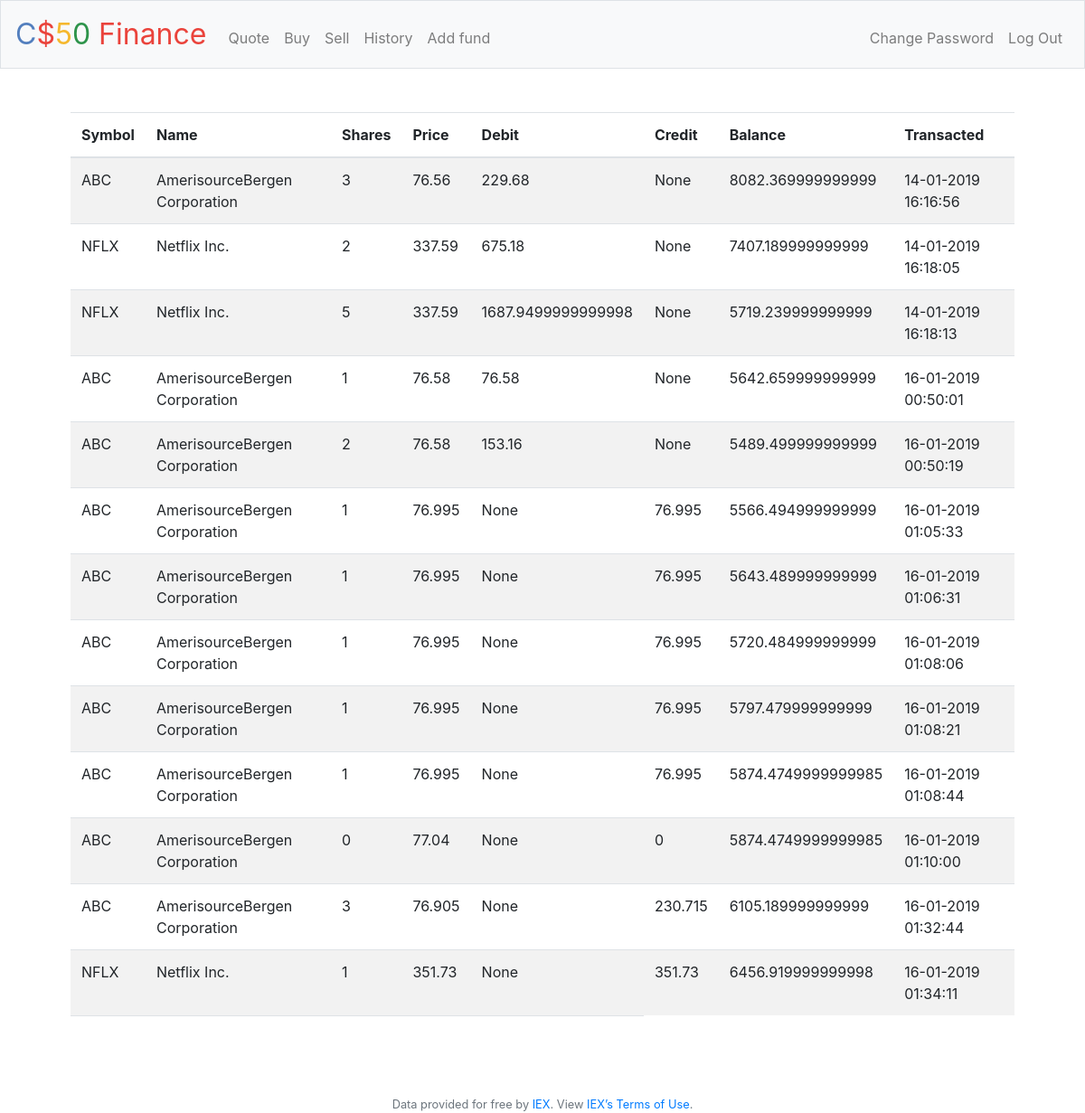
Screenshot of /history (signed in) with the database file from the repository.
### tables this page shows
CREATE TABLE "history" (
	`id`	INTEGER NOT NULL,
	`name`	TEXT NOT NULL,
	`symbol`	TEXT NOT NULL,
	`shares`	TEXT NOT NULL,
	`price`	NUMERIC NOT NULL,
	`credit`	NUMERIC,
	`debit`	NUMERIC,
	`balance`	NUMERIC NOT NULL,
	`datetime`	TEXT NOT NULL
);

### app.py (the view)
@app.route("/history")
@login_required
def history():
    rows = db.execute("SELECT name, symbol, shares, price, debit, credit, balance, datetime FROM history WHERE id = :id",\
                    id=session["user_id"])
    return render_template("history.html", rows=rows)

### app.py (called while the page is built)
@app.after_request
def after_request(response):
    response.headers["Cache-Control"] = "no-cache, no-store, must-revalidate"
    response.headers["Expires"] = 0
    response.headers["Pragma"] = "no-cache"
    return response

### helpers.py (called while the page is built)
def login_required(f):
    @wraps(f)
    def decorated_function(*args, **kwargs):
        if session.get("user_id") is None:
            return redirect("/login")
        return f(*args, **kwargs)
    return decorated_function

### templates/history.html (shortened to what this page needs)
{% extends "layout.html" %}
{% block main %}
        <table class="table table-striped" id="align">
            <thead>
                <tr>
                    <th>Symbol</th>
                    <th>Name</th>
                    <th>Shares</th>
                    <th>Price</th>
                    <th>Debit</th>
                    <th>Credit</th>
                    <th>Balance</th>
                    <th>Transacted</th>
                </tr>
            </thead>
            <tbody>
            {% for row in rows %}
                <tr>
                    <td>{{ row["symbol"] }}</td>
                    <td>{{ row["name"] }}</td>
                    <td>{{ row["shares"] }}</td>
                    <td>{{ row["price"] }}</td>
                    <td>{{ row["debit"] }}</td>
                    <td>{{ row["credit"] }}</td>
                    <td>{{ row["balance"] }}</td>
                    <td>{{ row["datetime"] }}</td>
                </tr>
            {% endfor %}
            </tbody>
            <tfoot>
                <tr>
                    <td colspan="4"></td>
                    <td><b>{{ totalValue }}</b></td>
                </tr>
            </tfoot>
        </table>
{% endblock %}

### templates/layout.html (shortened to what this page needs)
<!DOCTYPE html>
<html lang="en">
    <head>
        <link href="https://maxcdn.bootstrapcdn.com/bootstrap/4.0.0-beta.2/css/bootstrap.min.css" rel="stylesheet"/>
        <link href="/static/styles.css" rel="stylesheet"/>
    </head>
    <body>
        <nav class="navbar navbar-expand-md navbar-light bg-light border">
            <a class="navbar-brand" href="/"><span class="blue">C</span><span class="red">$</span><span class="yellow">5</span><span class="green">0</span> <span class="red">Finance</span></a>
            <div class="collapse navbar-collapse" id="navbar">
                {% if session.user_id %}
                    <ul class="navbar-nav mr-auto mt-2">
                        <li class="nav-item"><a class="nav-link" href="/quote">Quote</a></li>
                        <li class="nav-item"><a class="nav-link" href="/buy">Buy</a></li>
                        <li class="nav-item"><a class="nav-link" href="/sell">Sell</a></li>
                        <li class="nav-item"><a class="nav-link" href="/history">History</a></li>
                        <li class="nav-item"><a class="nav-link" href="/addfund">Add fund</a></li>
                    </ul>
                    <ul class="navbar-nav ml-auto mt-2">
                        <li class="nav-item"><a class="nav-link" href="/changepassword">Change Password</a></li>
                        <li class="nav-item"><a class="nav-link" href="/logout">Log Out</a></li>
                    </ul>
                {% else %}
                    <ul class="navbar-nav ml-auto mt-2">
                        <li class="nav-item"><a class="nav-link" href="/register">Register</a></li>
                        <li class="nav-item"><a class="nav-link" href="/login">Log In</a></li>
                    </ul>
                {% endif %}
            </div>
        </nav>
        <main class="container p-5">
            {% block main %}{% endblock %}
        </main>
        <footer class="small text-center text-muted">
            Data provided for free by <a href="https://iextrading.com/developer">IEX</a>. View <a href="https://iextrading.com/api-exhibit-a/">IEX’s Terms of Use</a>.
        </footer>
    </body>
</html>

### static/styles.css (style rules this page uses)
nav .navbar-brand { font-size: xx-large; }
nav .navbar-brand .blue { color: #537fbe; }
nav .navbar-brand .red { color: #ea433b; }
nav .navbar-brand .yellow { color: #f5b82e; }
nav .navbar-brand .green { color: #2e944b; }
main { overflow-x: auto; text-align: center; }
#align { text-align: left }

### rows the page displays
history: symbol "ABC", name "AmerisourceBergen Corporation", shares "3", price "76.56", debit "229.68", credit "None", balance "8082.369999999999", datetime "14-01-2019 16:16:56"
history: symbol "NFLX", name "Netflix Inc.", shares "2", price "337.59", debit "675.18", credit "None", balance "7407.189999999999", datetime "14-01-2019 16:18:05"
history: symbol "NFLX", name "Netflix Inc.", shares "5", price "337.59", debit "1687.9499999999998", credit "None", balance "5719.239999999999", datetime "14-01-2019 16:18:13"
history: symbol "ABC", name "AmerisourceBergen Corporation", shares "1", price "76.58", debit "76.58", credit "None", balance "5642.659999999999", datetime "16-01-2019 00:50:01"
history: symbol "ABC", name "AmerisourceBergen Corporation", shares "2", price "76.58", debit "153.16", credit "None", balance "5489.499999999999", datetime "16-01-2019 00:50:19"
history: symbol "ABC", name "AmerisourceBergen Corporation", shares "1", price "76.995", debit "None", credit "76.995", balance "5566.494999999999", datetime "16-01-2019 01:05:33"
history: symbol "ABC", name "AmerisourceBergen Corporation", shares "1", price "76.995", debit "None", credit "76.995", balance "5643.489999999999", datetime "16-01-2019 01:06:31"
history: symbol "ABC", name "AmerisourceBergen Corporation", shares "1", price "76.995", debit "None", credit "76.995", balance "5720.484999999999", datetime "16-01-2019 01:08:06"
history: symbol "ABC", name "AmerisourceBergen Corporation", shares "1", price "76.995", debit "None", credit "76.995", balance "5797.479999999999", datetime "16-01-2019 01:08:21"
history: symbol "ABC", name "AmerisourceBergen Corporation", shares "1", price "76.995", debit "None", credit "76.995", balance "5874.4749999999985", datetime "16-01-2019 01:08:44"
history: symbol "ABC", name "AmerisourceBergen Corporation", shares "0", price "77.04", debit "None", credit "0", balance "5874.4749999999985", datetime "16-01-2019 01:10:00"
history: symbol "ABC", name "AmerisourceBergen Corporation", shares "3", price "76.905", debit "None", credit "230.715", balance "6105.189999999999", datetime "16-01-2019 01:32:44"
history: symbol "NFLX", name "Netflix Inc.", shares "1", price "351.73", debit "None", credit "351.73", balance "6456.919999999998", datetime "16-01-2019 01:34:11"
